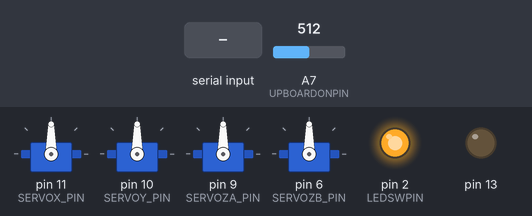
Bench run of a sketch on a simulated Arduino Nano, built with avr-gcc and run on an emulated ATmega328P. Shown: 4 × servo, output pins drawn as LEDs (lit = HIGH). Inputs (shaded band) come from the test bench; at power-on: A7 (UPBOARDONPIN) = 512.

Above: at 1.2 s.
1.3 s: A7 (UPBOARDONPIN) set to 414
2.8 s: A7 (UPBOARDONPIN) set to 390
At 3.5 s:
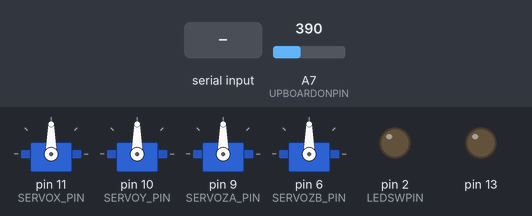
4.3 s: "90,45\n" received over Serial
5.8 s: "g90\n" received over Serial
At 6.4 s:
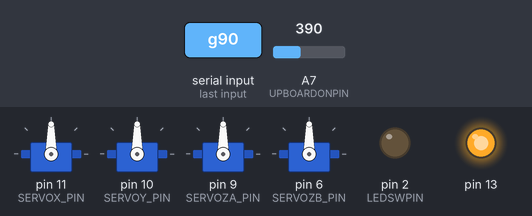
Timing chart, 0 to 8.3 s (numbered marks = the images above; inputs shaded):
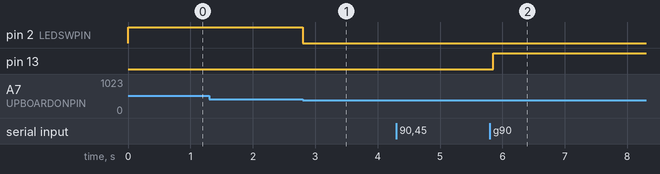

The sketch:

sculp_five_1.ino
```cpp
/*
 * Sculpture 5 . Controls two 12v actuators and two 6v actuators. x servo 40-140, y servo 50-120
 * both za and zb are 50-130
 */
#include <Servo.h>


#define BUFFSIZE 32

#define UPBOARDONPIN A7       //reads 3.3v on UP-board to see if booted up
#define LEDSWPIN 2            // switches mosfet control for LEDs
// servo drive pins **************
#define SERVOX_PIN 11
#define SERVOY_PIN 10
#define SERVOZA_PIN 9
#define SERVOZB_PIN 6
// servo home/limits
#define X_L 40
#define X_H 140
#define Y_L 80
#define Y_H 130
#define Z_L 50
#define Z_H 130

char inString[BUFFSIZE];          // Serial command buffer
bool serialEcho = false;          // do, or do not, repeat after me

Servo servo_x, servo_y, servo_za, servo_zb ;

int curr_x, curr_y, curr_z;


bool beat = false;                //debug LED to know we are still looping

void setup() {

  Serial.begin(115200);  //connect to serial
  // servo connect setup ***********************
  servo_x.attach(SERVOX_PIN);
  servo_y.attach(SERVOY_PIN);
  servo_za.attach(SERVOZA_PIN);
  servo_zb.attach(SERVOZB_PIN);

  pinMode(LEDSWPIN,OUTPUT);
  pinMode(13,OUTPUT);

  //goHome();
}

void loop() {
  if(serialCheck()){ commandParser(inString);}
  if(analogRead(UPBOARDONPIN) > 400){
    digitalWrite(LEDSWPIN, HIGH);}
    else{digitalWrite(LEDSWPIN, LOW);}

//  chkTarget();

//  encChk();

}

// servo action handlers ************************************************************
void moveSculpt(){
  int z = map(curr_z,650,3500,Z_L,Z_H);
  servo_za.write(z); servo_zb.write(z);
  delay(10);
  servo_x.write(map(curr_x,0,640,X_L,X_H));
  delay(10);

  if(curr_y > 300){curr_y = 480;}
  servo_y.write(map(curr_y,0,480,Y_L,Y_H));
  delay(10);

}

// our regular serial functions *****************************
bool serialCheck() {
  int i=0;
  if (Serial.available()) {
    delay(50);
    while(Serial.available()) {
      inString[i++] = Serial.read();
    }
    inString[i++]='\0';

  digitalWrite(13,HIGH);

    if (serialEcho) {
      Serial.println(inString);
    }
    //commandParser(inString);
    return true;
  }
  digitalWrite(13,LOW);
  return false;
}

void commandParser(char * command){
  int i =0;
  if(command[i] == 'h'){delay(1);} // home command
  else if(command[i] == 'q'){delay(1);}
  else if(command[i] == 's'){delay(1);}
  else if(command[i] == 'g'){
    char one_str[11]={}; int x =0; long one_l = 0;
    char two_str[11]={}; int y =0; long two_l =0;
    char three_str[11]={};  int z =0; long three_l =0;
    while(command[i] != '/' && i<BUFFSIZE) {
      i++;
      one_str[x] = command[i];
      x++;
    }
    one_str[x+1] = '\0';
    one_l = atol(one_str);

    i++;  // skip the forward slash

    while(command[i] != '/' && i<BUFFSIZE) {
      two_str[y] = command[i];
      i++;
      y++;
    }
    two_str[y+1] = '\0';
    two_l = atol(two_str);

    i++;  // skip the forward slash

    while(command[i] != '/' && i<BUFFSIZE) {
      three_str[z] = command[i];
      i++;
      z++;
    }
    three_str[z+1] = '\0';
    three_l = atol(three_str);

    curr_x = int(one_l); //map(int(one_l),640,0,400,600);
   // curr_z = int(two_l);            //map(int(two_l),640,2400,0,300);
    curr_y = int(three_l); //map(int(three_l),0,480,600,400);

    int inz = int(two_l);
    if(inz > 3500){ inz = 3500;}
    else if(inz <650){inz = 650;}
    curr_z = inz;


    moveSculpt();

  }
} // end commandParser()
```

Measured:
- the behaviour switches between 401 and 400 on A7 (UPBOARDONPIN) (found by bisection; images 0 and 1)
- after the input at 1.3 s, every drawn part: stays the same
- after the input at 2.8 s, pin 2 (LEDSWPIN): HIGH → LOW at once
- after the input at 5.8 s, pin 13: LOW → HIGH after 0.05 s
